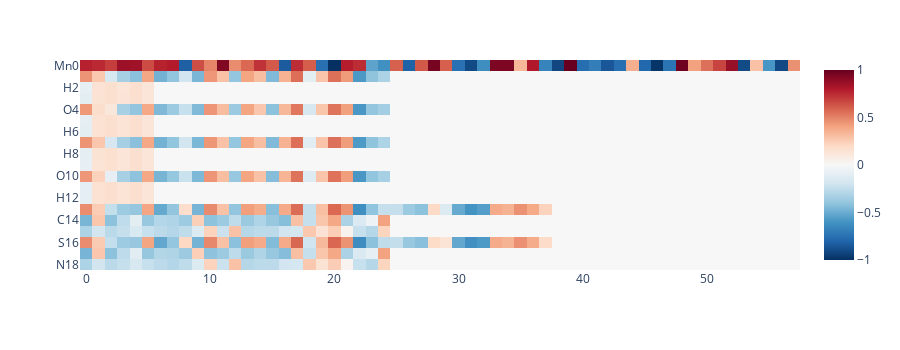

Source (notebook cell):
### Code cell
### r_vadv map
mask = np.zeros(shape=(kulik_mol.natoms, 58))
dd = np.zeros(shape=(kulik_mol.natoms, 58))
mask_dict = {"H": 6, "C": 25, "N": 25, "O": 25, "F": 25, "S": 38, "P": 38, "Cl": 38, "Fe": 58, "Co": 58, "Cr": 58, "Mn": 58}
for ir in range(dd.shape[0]):
    for jc in range(dd.shape[1]):
        if d_x[ii, ir, jc] > 0:
            dd[ir, jc] = np.power(d_x[ii, ir, jc]/np.max(d_x[ii, :, :58]), 1./3)
        else:
            dd[ir, jc] = -1*  np.power(d_x[ii, ir, jc]/np.min(d_x[ii, :, :58]), 1./3)
    mask[ir, :mask_dict[kulik_mol.getAtom(ir).symbol()]] = 1
fig = px.imshow(dd*mask, 
                color_continuous_scale='RdBu_r',
                x=list(range(58)),
                y=[kulik_mol.getAtom(x).symbol() + "%d"%x for x in range(kulik_mol.natoms)]
                )
fig.layout.update(width=900, height=350, boxmode='group')
fig.show()
# fig.write_image("../../../../Dropbox (MIT)/CD-DFARecFull/Figures/F3//VAA_map_2.pdf")

### Figure 1 — Plotly figure (JSON) as saved in the notebook; plotly's stock layout.template omitted (floating-point values rounded to 4 significant figures; data arrays with more than 128 entries replaced by an {"elided": "..."} marker saying what was removed)
{"data": [{"coloraxis": "coloraxis", "hovertemplate": "x: %{x}<br>y: %{y}<br>color: %{z}<extra></extra>", "type": "heatmap", "x": [0, 1, 2, 3, 4, 5, 6, 7, 8, 9, 10, 11, 12, 13, 14, 15, 16, 17, 18, 19, 20, 21, 22, 23, 24, 25, 26, 27, 28, 29, 30, 31, 32, 33, 34, 35, 36, 37, 38, 39, 40, 41, 42, 43, 44, 45, 46, 47, 48, 49, 50, 51, 52, 53, 54, 55, 56, 57], "y": ["Mn0", "O1", "H2", "H3", "O4", "H5", "H6", "O7", "H8", "H9", "O10", "H11", "H12", "S13", "C14", "N15", "S16", "C17", "N18"], "z": {"elided": "19x58 float values"}}], "layout": {"boxmode": "group", "coloraxis": {"colorscale": [[0, "rgb(5,48,97)"], [0.1, "rgb(33,102,172)"], [0.2, "rgb(67,147,195)"], [0.3, "rgb(146,197,222)"], [0.4, "rgb(209,229,240)"], [0.5, "rgb(247,247,247)"], [0.6, "rgb(253,219,199)"], [0.7, "rgb(244,165,130)"], [0.8, "rgb(214,96,77)"], [0.9, "rgb(178,24,43)"], [1, "rgb(103,0,31)"]]}, "height": 350, "margin": {"t": 60}, "width": 900, "xaxis": {"constrain": "domain", "scaleanchor": "y"}, "yaxis": {"autorange": "reversed", "constrain": "domain"}}}
